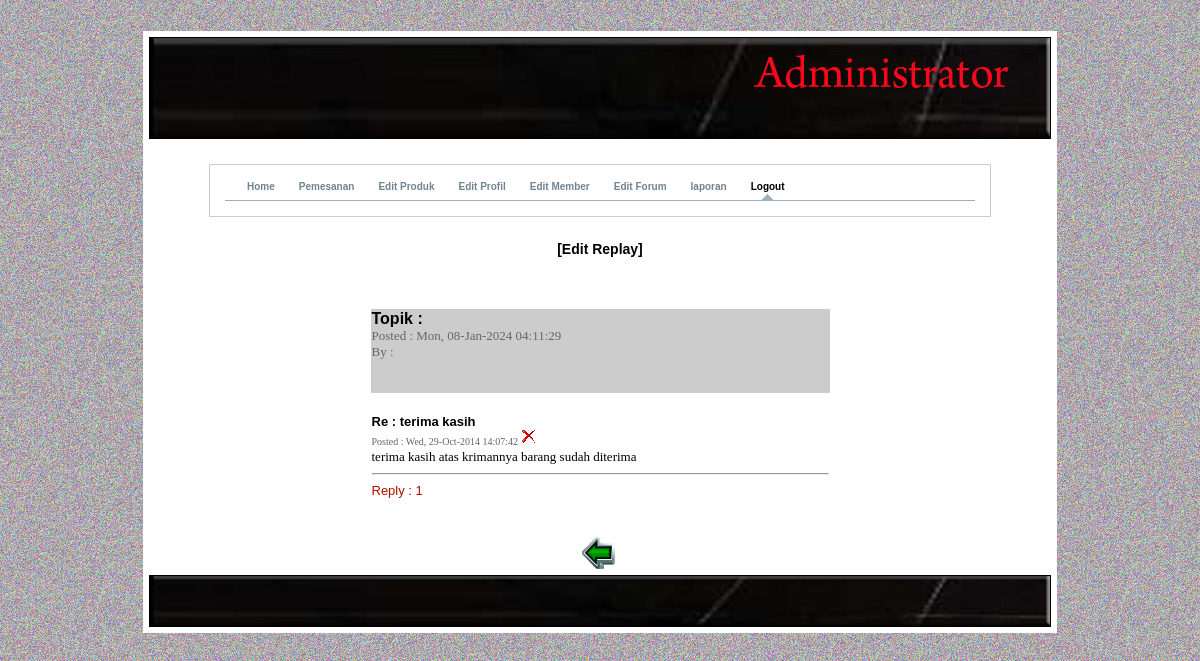
The app's page /admin/edit-forum-reply.php (signed in) with its own data.
### tables this page shows
CREATE TABLE IF NOT EXISTS `forum` (
  `ID_topik` int(5) NOT NULL AUTO_INCREMENT,
  `nama` varchar(50) NOT NULL,
  `email` varchar(50) NOT NULL,
  `topik` varchar(255) NOT NULL,
  `isi` text NOT NULL,
  `ID_replay` int(5) NOT NULL,
  `tanggal` varchar(30) NOT NULL,
  PRIMARY KEY (`ID_topik`)
);

### admin/edit-forum-reply.php (the view, shortened to what this page needs)
<? session_start();
include "./include/conn.php";
if (session_is_registered('id'))
{
	?>
	<html>
	<head>
	</head>
	<body background="./img/background.jpg">
	<p>&nbsp;</p>
		<table border="0" align="center" bgcolor="#FFFFFF">
		<tr>
			<td width="475">
			<table width="460" height="247" border="0" align="center">
			<tr>
				<td width="377" align="center" valign="top"><? include "./include/banner.php"; ?></td>
			</tr>
			<tr>
				<td height="63" align="center"><? include "menu.php"; ?></td>
			</tr>
			<tr>
			  <td height="50" align="center">
				 	<h2 class="style2">[Edit Replay]</h2>
					<p><font color='#0066FF' face='verdana' size='2'><blink><? echo $_GET['status'] ?></blink></font><br>
		        </p>
					<table width="463" border="0" align="center">
						<tr>
							<td width="339" align="left" bgcolor="#CCCCCC">
							<?
							$ID_topik=$_GET['id'];
							$quey=mysql_db_query($db,"select * from forum where ID_replay='$ID_topik'",$koneksi);
							$jml=mysql_num_rows($quey);
								echo "<b>"."<font face='Arial, Helvetica, sans-serif'>";
								?>
								<? echo "Topik : ".$topik."</b>"."</font>"."<br>";?>
								?><font face="verdana"  size="2" color="#666666"><?
								echo "Posted : ".$tanggal."<br>";
								?>By : <a href="mailto:<? echo $email;?>" style="text-decoration:none "><? echo $nama; ?></a><br>
								<?
								echo "<br><br><font color=black face=verdana>".$isi."</font>";
								echo "</font>";
							?>
						  </td>
						</tr>
						<tr>
							<td align="left">
							<?
							$query2=mysql_db_query($db,"select * from forum where ID_replay='$ID_topik' ORDER BY tanggal desc",$koneksi);
							while ($row2=mysql_fetch_array($query2))
							{
								$topik2=$row2[3];
								$isi2=$row2[4];
								$tanggal2=$row2[6];
								echo "<br>";
								echo "<b><font face='Arial, Helvetica, sans-serif' size='2'>Re : ".$topik2."</font></b>"."<br>";
								?><font face="verdana" size="-4" color="#666666"><?
								echo "Posted : ".$tanggal2;
								?>
							<a href=warning.php?id=<? echo $row2[0] ?>&type=replay&hal=edit-forum-reply.php?id=<? echo $ID_topik; ?> style='text-decoration:none'>
							<img src="./img/hapus.png" border="0" title="Hapus"></a><?
								?></font><?
								echo "<font face='verdana' size='2'><br>".$isi2."</font><br>";
								echo "<hr>";
							}
							echo "<font color=blues size=2>Reply : ".$jml."</font><br><br>";
							?>
							</td>
						</tr>
			    </table>
			    <p><a href="home.php?page=5" title="Kembali"><img src="./img/back.png" border="0"></a></p></td>
			</tr>
			<tr>
				<td><? include "./include/footer.php"; ?></td>
			</tr>
			</table>
		  </td>
		</tr>
		</table>
	</body>
	</html>
	<?
}else{
	echo "<script> document.location.href='akses.php?go=session'; </script>";
}
?>

### records on screen
forum: topik "terima kasih", tanggal "Wed, 29-Oct-2014 14:07:42", isi "terima kasih atas krimannya barang sudah diterima"

### other values on screen
$tanggal "Mon, 08-Jan-2024 04:11:29"
$jml "1"
